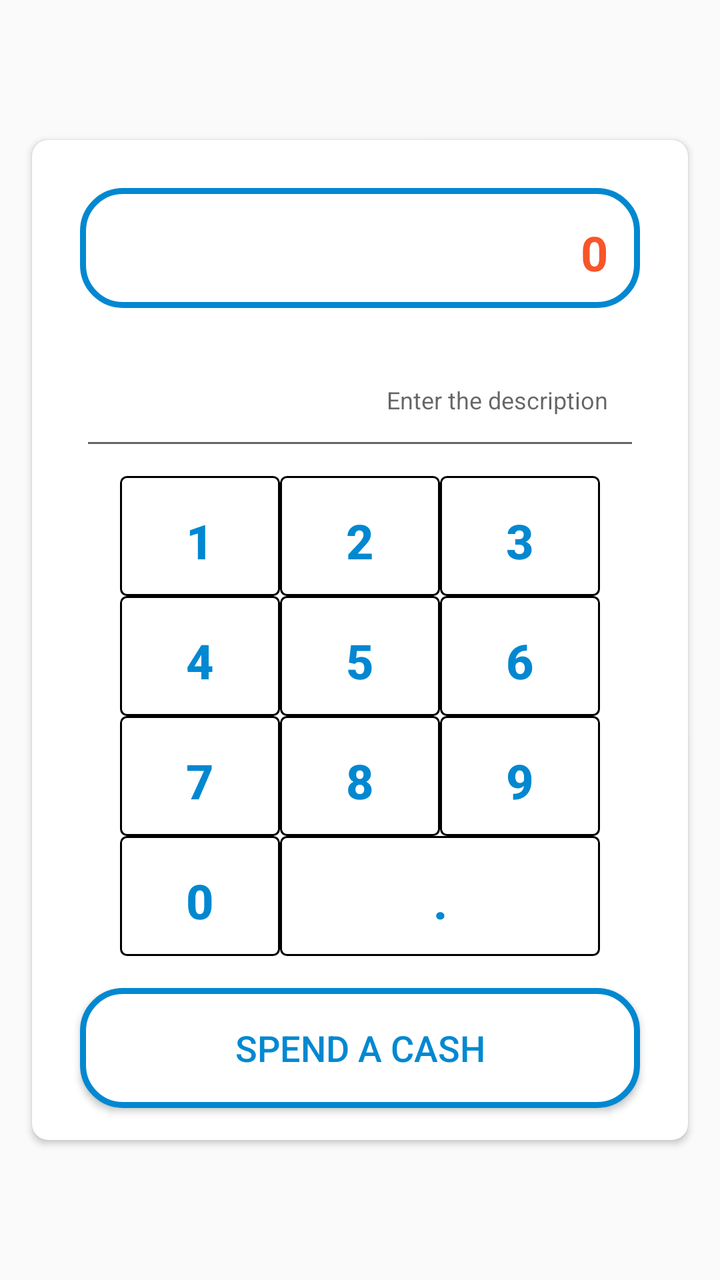
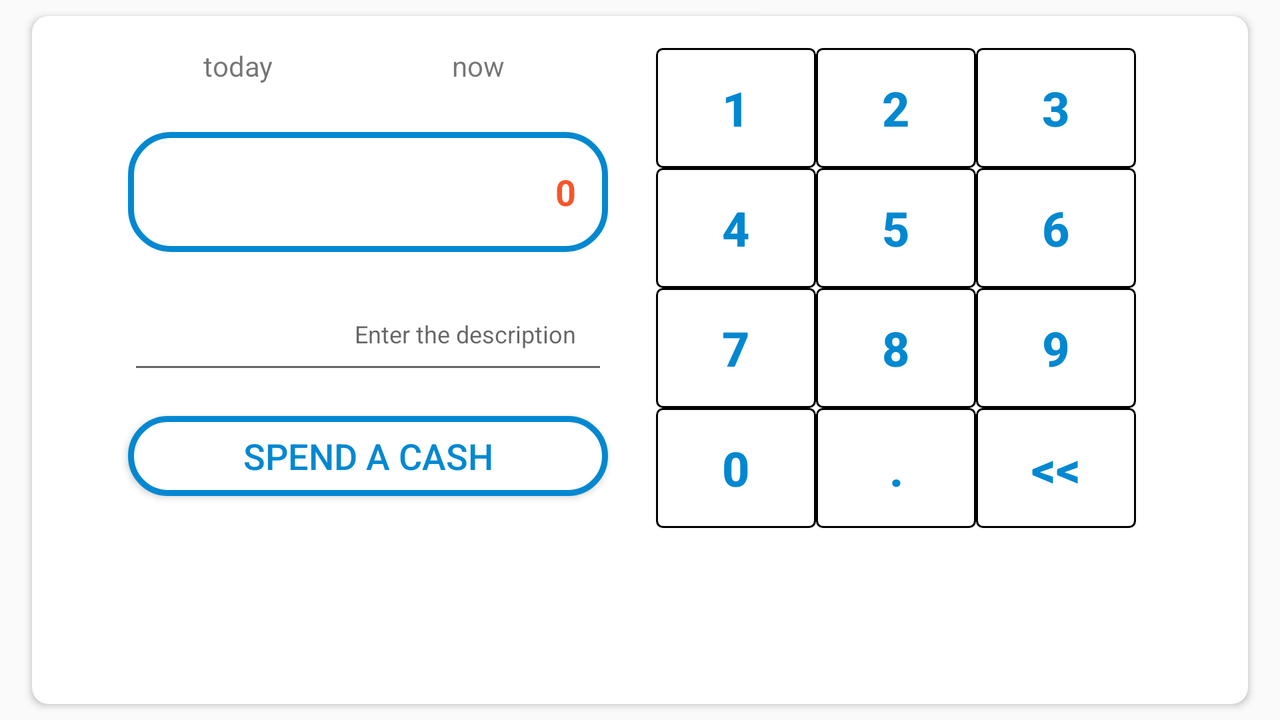

First picture: res/layout/ on a phone held upright. Second picture: the repository's own variant of that layout, on a device whose configuration matches the variant's folder. Source for both follows.
<!-- AndroidManifest.xml: application theme AppTheme -->
<!-- res/layout/fragment_spend.xml -->
<FrameLayout xmlns:android="http://schemas.android.com/apk/res/android"
    xmlns:tools="http://schemas.android.com/tools"
    android:layout_width="match_parent"
    android:layout_height="match_parent"
    tools:context="org.itstep.android5.vetroumova.newbeginning.sixjars.ui.fragments.SpendFragment">

    <android.support.v7.widget.CardView xmlns:app="http://schemas.android.com/apk/res-auto"
        android:id="@+id/itemFragmentCardJars"
        style="@style/AppTheme.Card.Margins"
        android:layout_width="match_parent"
        android:layout_height="wrap_content"
        android:layout_gravity="center"
        android:shadowColor="@color/cardview_dark_background"
        app:cardCornerRadius="@dimen/margin_normal">

        <RelativeLayout
            android:layout_width="match_parent"
            android:layout_height="match_parent"
            android:gravity="center"
            android:padding="@dimen/margin_normal">

            <TextView
                android:id="@+id/spendCashInputText"
                android:layout_width="match_parent"
                android:layout_height="60dp"
                android:layout_alignParentTop="true"
                android:layout_margin="@dimen/margin_large"
                android:background="@drawable/jar_widget_bg"
                android:focusable="false"
                android:gravity="right|center_vertical"
                android:padding="@dimen/margin_large"
                android:text="@string/text_0"
                android:textColor="@color/colorAccent"
                android:textSize="@dimen/item_title_dimension"
                android:textStyle="bold" />

            <EditText
                android:id="@+id/spendCashDescriptionText"
                android:layout_width="match_parent"
                android:layout_height="60dp"
                android:layout_below="@+id/spendCashInputText"
                android:layout_marginLeft="@dimen/margin_large"
                android:layout_marginRight="@dimen/margin_large"
                android:gravity="right|center_vertical"
                android:hint="@string/enter_the_description"
                android:padding="@dimen/margin_large"
                android:textSize="@dimen/item_description_dimension" />

            <GridLayout
                android:id="@+id/percentageSettingsGrid"
                android:layout_width="wrap_content"
                android:layout_height="wrap_content"
                android:layout_below="@+id/spendCashDescriptionText"
                android:layout_centerInParent="true"
                android:columnCount="3"
                android:padding="@dimen/margin_normal"
                android:rowCount="4">

                <Button
                    android:id="@+id/spend1Button"
                    android:layout_width="80dp"
                    android:layout_height="60dp"
                    android:layout_margin="@dimen/margin_small"
                    android:background="@drawable/button_selector"
                    android:gravity="center"
                    android:padding="@dimen/margin_large"
                    android:text="@string/text_1"
                    android:textColor="@color/colorPrimaryDark"
                    android:textSize="@dimen/item_title_dimension"
                    android:textStyle="bold" />

                <Button
                    android:id="@+id/spend2Button"
                    android:layout_width="80dp"
                    android:layout_height="60dp"
                    android:layout_margin="@dimen/margin_small"
                    android:background="@drawable/button_selector"
                    android:gravity="center"
                    android:padding="@dimen/margin_large"
                    android:text="@string/text_2"
                    android:textColor="@color/colorPrimaryDark"
                    android:textSize="@dimen/item_title_dimension"
                    android:textStyle="bold" />

                <Button
                    android:id="@+id/spend3Button"
                    android:layout_width="80dp"
                    android:layout_height="60dp"
                    android:layout_margin="@dimen/margin_small"
                    android:background="@drawable/button_selector"
                    android:gravity="center"
                    android:padding="@dimen/margin_large"
                    android:text="@string/text_3"
                    android:textColor="@color/colorPrimaryDark"
                    android:textSize="@dimen/item_title_dimension"
                    android:textStyle="bold" />

                <Button
                    android:id="@+id/spend4Button"
                    android:layout_width="80dp"
                    android:layout_height="60dp"
                    android:layout_margin="@dimen/margin_small"
                    android:background="@drawable/button_selector"
                    android:gravity="center"
                    android:padding="@dimen/margin_large"
                    android:text="@string/text_4"
                    android:textColor="@color/colorPrimaryDark"
                    android:textSize="@dimen/item_title_dimension"
                    android:textStyle="bold" />

                <Button
                    android:id="@+id/spend5Button"
                    android:layout_width="80dp"
                    android:layout_height="60dp"
                    android:layout_margin="@dimen/margin_small"
                    android:background="@drawable/button_selector"
                    android:gravity="center"
                    android:padding="@dimen/margin_large"
                    android:text="@string/text_5"
                    android:textColor="@color/colorPrimaryDark"
                    android:textSize="@dimen/item_title_dimension"
                    android:textStyle="bold" />

                <Button
                    android:id="@+id/spend6Button"
                    android:layout_width="80dp"
                    android:layout_height="60dp"
                    android:layout_margin="@dimen/margin_small"
                    android:background="@drawable/button_selector"
                    android:gravity="center"
                    android:padding="@dimen/margin_large"
                    android:text="@string/text_6"
                    android:textColor="@color/colorPrimaryDark"
                    android:textSize="@dimen/item_title_dimension"
                    android:textStyle="bold" />

                <Button
                    android:id="@+id/spend7Button"
                    android:layout_width="80dp"
                    android:layout_height="60dp"
                    android:layout_margin="@dimen/margin_small"
                    android:background="@drawable/button_selector"
                    android:gravity="center"
                    android:padding="@dimen/margin_large"
                    android:text="@string/text_7"
                    android:textColor="@color/colorPrimaryDark"
                    android:textSize="@dimen/item_title_dimension"
                    android:textStyle="bold" />

                <Button
                    android:id="@+id/spend8Button"
                    android:layout_width="80dp"
                    android:layout_height="60dp"
                    android:layout_margin="@dimen/margin_small"
                    android:background="@drawable/button_selector"
                    android:gravity="center"
                    android:padding="@dimen/margin_large"
                    android:text="@string/text_8"
                    android:textColor="@color/colorPrimaryDark"
                    android:textSize="@dimen/item_title_dimension"
                    android:textStyle="bold" />

                <Button
                    android:id="@+id/spend9Button"
                    android:layout_width="80dp"
                    android:layout_height="60dp"
                    android:layout_margin="@dimen/margin_small"
                    android:background="@drawable/button_selector"
                    android:gravity="center"
                    android:padding="@dimen/margin_large"
                    android:text="@string/text_9"
                    android:textColor="@color/colorPrimaryDark"
                    android:textSize="@dimen/item_title_dimension"
                    android:textStyle="bold" />

                <Button
                    android:id="@+id/spend0Button"
                    android:layout_width="80dp"
                    android:layout_height="60dp"
                    android:layout_margin="@dimen/margin_small"
                    android:background="@drawable/button_selector"
                    android:gravity="center"
                    android:padding="@dimen/margin_large"
                    android:text="@string/text_0"
                    android:textColor="@color/colorPrimaryDark"
                    android:textSize="@dimen/item_title_dimension"
                    android:textStyle="bold" />

                <Button
                    android:id="@+id/spendDecimalButton"
                    android:layout_width="160dp"
                    android:layout_height="60dp"
                    android:layout_columnSpan="2"
                    android:layout_margin="@dimen/margin_small"
                    android:background="@drawable/button_selector"
                    android:gravity="center"
                    android:padding="@dimen/margin_large"
                    android:text="@string/text_point"
                    android:textColor="@color/colorPrimaryDark"
                    android:textSize="@dimen/item_title_dimension"
                    android:textStyle="bold" />
            </GridLayout>

            <Button
                android:id="@+id/spendSaveButton"
                android:layout_width="match_parent"
                android:layout_height="60dp"
                android:layout_below="@+id/percentageSettingsGrid"
                android:layout_gravity="center"
                android:layout_marginBottom="@dimen/margin_normal"
                android:layout_marginLeft="@dimen/margin_large"
                android:layout_marginRight="@dimen/margin_large"
                android:layout_marginTop="@dimen/margin_normal"
                android:background="@drawable/jar_widget_bg"
                android:maxWidth="72dp"
                android:shadowColor="@color/cardview_dark_background"
                android:text="@string/spend_a_cash_text"
                android:textColor="@color/colorBottle"
                android:textSize="@dimen/item_name_dimension" />

        </RelativeLayout>
    </android.support.v7.widget.CardView>

</FrameLayout>
<!-- resources referenced by this layout -->
<resources>
  <color name="colorAccent">#f75629</color>
  <color name="colorBottle">@color/colorPrimaryDark</color>
  <color name="colorPrimaryDark">#0288D1</color>
  <dimen name="item_description_dimension">12sp</dimen>
  <dimen name="item_name_dimension">18sp</dimen>
  <dimen name="item_title_dimension">24sp</dimen>
  <dimen name="margin_large">16dp</dimen>
  <dimen name="margin_normal">8dp</dimen>
  <dimen name="margin_small">0dp</dimen>
  <!-- drawable button_selector (drawable) -->
  <?xml version="1.0" encoding="utf-8"?>
  <selector xmlns:android="http://schemas.android.com/apk/res/android" android:exitFadeDuration="@android:integer/config_mediumAnimTime">
      <item android:drawable="@drawable/button_pressed" android:state_pressed="true" /> 
      <item android:drawable="@drawable/button_normal" /> 
  </selector>
  <string name="enter_the_description">Enter the description</string>
  <string name="spend_a_cash_text">Spend a cash</string>
  <string name="text_0" translatable="false">0</string>
  <string name="text_1" translatable="false">1</string>
  <string name="text_2" translatable="false">2</string>
  <string name="text_3" translatable="false">3</string>
  <string name="text_4" translatable="false">4</string>
  <string name="text_5" translatable="false">5</string>
  <string name="text_6" translatable="false">6</string>
  <string name="text_7" translatable="false">7</string>
  <string name="text_8" translatable="false">8</string>
  <string name="text_9" translatable="false">9</string>
  <string name="text_point" translatable="false">.</string>
  <style name="AppTheme.Card.Margins" parent="CardView">
          <item name="android:layout_marginTop">@dimen/margin_normal</item>
          <item name="android:layout_marginBottom">@dimen/margin_normal</item>
          <item name="android:layout_marginLeft">@dimen/margin_large</item>
          <item name="android:layout_marginRight">@dimen/margin_large</item>
          <item name="android:clickable">true</item>
          <item name="android:focusable">true</item>
          <item name="android:foreground">?android:attr/selectableItemBackground</item>
          <item name="cardCornerRadius">@dimen/margin_small</item>
          <item name="cardPreventCornerOverlap">false</item>
          <item name="cardBackgroundColor">@android:color/white</item>
      </style>
  <style name="AppTheme" parent="Theme.AppCompat.Light.DarkActionBar">
          
          <item name="colorPrimary">@color/colorPrimary</item>
          <item name="colorPrimaryDark">@color/colorPrimaryDark</item>
          <item name="colorAccent">@color/colorAccent</item>
      </style>
  <dimen name="widget_cell_shadow">100dp</dimen>
  <color name="colorShadowBG">#e0000000</color>
  <dimen name="corners_shadow_dim">25dp</dimen>
  <dimen name="widget_cell">40dp</dimen>
  <color name="colorWhiteBG">#ffffffff</color>
  <dimen name="stroke_widget_bg">3dp</dimen>
  <dimen name="corners_bg_dim">20dp</dimen>
  <color name="colorPrimary">#03A9F4</color>
  <dimen name="button_width">80dp</dimen>
  <dimen name="button_height">60dp</dimen>
  <color name="colorTranspBG">#55ffffff</color>
  <dimen name="corners_button">3dp</dimen>
  <dimen name="stroke_button_bg">1dp</dimen>
</resources>
<!-- res/layout-land/fragment_spend.xml (the repository's variant of the layout above) -->
<!-- drawn on the phone turned sideways -->
<?xml version="1.0" encoding="utf-8"?>
<FrameLayout xmlns:android="http://schemas.android.com/apk/res/android"
    xmlns:tools="http://schemas.android.com/tools"
    android:layout_width="match_parent"
    android:layout_height="match_parent"
    tools:context="org.itstep.android5.vetroumova.newbeginning.sixjars.ui.fragments.SpendFragment">

    <android.support.v7.widget.CardView xmlns:app="http://schemas.android.com/apk/res-auto"
        android:id="@+id/itemFragmentCardJars"
        style="@style/AppTheme.Card.Margins"
        android:layout_width="match_parent"
        android:layout_height="wrap_content"
        android:layout_gravity="center"
        android:shadowColor="@color/cardview_dark_background"
        app:cardCornerRadius="@dimen/margin_normal">

        <RelativeLayout
            android:layout_width="match_parent"
            android:layout_height="match_parent"
            android:gravity="center"
            android:padding="@dimen/margin_small">

            <TextView
                android:id="@+id/dateTextView"
                android:layout_width="110dp"
                android:layout_height="50dp"
                android:layout_alignLeft="@+id/spendCashInputText"
                android:layout_alignParentTop="true"
                android:clickable="true"
                android:gravity="center"
                android:text="today" />

            <TextView
                android:id="@+id/timeTextView"
                android:layout_width="110dp"
                android:layout_height="50dp"
                android:layout_alignRight="@+id/spendCashInputText"
                android:layout_toRightOf="@+id/dateTextView"
                android:clickable="true"
                android:gravity="center"
                android:text="now" />

            <TextView
                android:id="@+id/spendCashInputText"
                android:layout_width="240dp"
                android:layout_height="60dp"
                android:layout_below="@+id/dateTextView"
                android:layout_margin="@dimen/margin_normal"
                android:background="@drawable/jar_widget_bg"
                android:focusable="false"
                android:gravity="right|center_vertical"
                android:paddingRight="@dimen/margin_large"
                android:text="@string/text_0"
                android:textColor="@color/colorAccent"
                android:textSize="@dimen/item_name_dimension"
                android:textStyle="bold" />

            <EditText
                android:id="@+id/spendCashDescriptionText"
                android:layout_width="240dp"
                android:layout_height="50dp"
                android:layout_below="@+id/spendCashInputText"
                android:layout_margin="@dimen/margin_normal"
                android:gravity="right|center_vertical"
                android:hint="@string/enter_the_description"
                android:padding="@dimen/margin_large"
                android:textSize="@dimen/item_description_dimension" />

            <GridLayout
                android:id="@+id/percentageSettingsGrid"
                android:layout_width="wrap_content"
                android:layout_height="match_parent"
                android:layout_centerInParent="true"
                android:layout_margin="@dimen/margin_normal"
                android:layout_toRightOf="@+id/spendCashDescriptionText"
                android:columnCount="3"
                android:padding="@dimen/margin_normal"
                android:rowCount="4">

                <Button
                    android:id="@+id/spend1Button"
                    android:layout_width="80dp"
                    android:layout_height="60dp"
                    android:layout_margin="@dimen/margin_small"
                    android:background="@drawable/button_selector"
                    android:gravity="center"
                    android:padding="@dimen/margin_normal"
                    android:text="@string/text_1"
                    android:textColor="@color/colorPrimaryDark"
                    android:textSize="@dimen/item_title_dimension"
                    android:textStyle="bold" />

                <Button
                    android:id="@+id/spend2Button"
                    android:layout_width="80dp"
                    android:layout_height="60dp"
                    android:layout_margin="@dimen/margin_small"
                    android:background="@drawable/button_selector"
                    android:gravity="center"
                    android:padding="@dimen/margin_normal"
                    android:text="@string/text_2"
                    android:textColor="@color/colorPrimaryDark"
                    android:textSize="@dimen/item_title_dimension"
                    android:textStyle="bold" />

                <Button
                    android:id="@+id/spend3Button"
                    android:layout_width="80dp"
                    android:layout_height="60dp"
                    android:layout_margin="@dimen/margin_small"
                    android:background="@drawable/button_selector"
                    android:gravity="center"
                    android:padding="@dimen/margin_normal"
                    android:text="@string/text_3"
                    android:textColor="@color/colorPrimaryDark"
                    android:textSize="@dimen/item_title_dimension"
                    android:textStyle="bold" />

                <Button
                    android:id="@+id/spend4Button"
                    android:layout_width="80dp"
                    android:layout_height="60dp"
                    android:layout_margin="@dimen/margin_small"
                    android:background="@drawable/button_selector"
                    android:gravity="center"
                    android:padding="@dimen/margin_normal"
                    android:text="@string/text_4"
                    android:textColor="@color/colorPrimaryDark"
                    android:textSize="@dimen/item_title_dimension"
                    android:textStyle="bold" />

                <Button
                    android:id="@+id/spend5Button"
                    android:layout_width="80dp"
                    android:layout_height="60dp"
                    android:layout_margin="@dimen/margin_small"
                    android:background="@drawable/button_selector"
                    android:gravity="center"
                    android:padding="@dimen/margin_normal"
                    android:text="@string/text_5"
                    android:textColor="@color/colorPrimaryDark"
                    android:textSize="@dimen/item_title_dimension"
                    android:textStyle="bold" />

                <Button
                    android:id="@+id/spend6Button"
                    android:layout_width="80dp"
                    android:layout_height="60dp"
                    android:layout_margin="@dimen/margin_small"
                    android:background="@drawable/button_selector"
                    android:gravity="center"
                    android:padding="@dimen/margin_normal"
                    android:text="@string/text_6"
                    android:textColor="@color/colorPrimaryDark"
                    android:textSize="@dimen/item_title_dimension"
                    android:textStyle="bold" />

                <Button
                    android:id="@+id/spend7Button"
                    android:layout_width="80dp"
                    android:layout_height="60dp"
                    android:layout_margin="@dimen/margin_small"
                    android:background="@drawable/button_selector"
                    android:gravity="center"
                    android:padding="@dimen/margin_normal"
                    android:text="@string/text_7"
                    android:textColor="@color/colorPrimaryDark"
                    android:textSize="@dimen/item_title_dimension"
                    android:textStyle="bold" />

                <Button
                    android:id="@+id/spend8Button"
                    android:layout_width="80dp"
                    android:layout_height="60dp"
                    android:layout_margin="@dimen/margin_small"
                    android:background="@drawable/button_selector"
                    android:gravity="center"
                    android:padding="@dimen/margin_normal"
                    android:text="@string/text_8"
                    android:textColor="@color/colorPrimaryDark"
                    android:textSize="@dimen/item_title_dimension"
                    android:textStyle="bold" />

                <Button
                    android:id="@+id/spend9Button"
                    android:layout_width="80dp"
                    android:layout_height="60dp"
                    android:layout_margin="@dimen/margin_small"
                    android:background="@drawable/button_selector"
                    android:gravity="center"
                    android:padding="@dimen/margin_normal"
                    android:text="@string/text_9"
                    android:textColor="@color/colorPrimaryDark"
                    android:textSize="@dimen/item_title_dimension"
                    android:textStyle="bold" />

                <Button
                    android:id="@+id/spend0Button"
                    android:layout_width="80dp"
                    android:layout_height="60dp"
                    android:layout_margin="@dimen/margin_small"
                    android:background="@drawable/button_selector"
                    android:gravity="center"
                    android:padding="@dimen/margin_normal"
                    android:text="@string/text_0"
                    android:textColor="@color/colorPrimaryDark"
                    android:textSize="@dimen/item_title_dimension"
                    android:textStyle="bold" />

                <Button
                    android:id="@+id/spendDecimalButton"
                    android:layout_width="80dp"
                    android:layout_height="60dp"
                    android:layout_margin="@dimen/margin_small"
                    android:background="@drawable/button_selector"
                    android:gravity="center"
                    android:padding="@dimen/margin_normal"
                    android:text="@string/text_point"
                    android:textColor="@color/colorPrimaryDark"
                    android:textSize="@dimen/item_title_dimension"
                    android:textStyle="bold" />

                <Button
                    android:id="@+id/spendBackButton"
                    android:layout_width="80dp"
                    android:layout_height="60dp"
                    android:layout_margin="@dimen/margin_small"
                    android:background="@drawable/button_selector"
                    android:gravity="center"
                    android:padding="@dimen/margin_normal"
                    android:text="@string/backspace_text"
                    android:textColor="@color/colorPrimaryDark"
                    android:textSize="@dimen/item_title_dimension"
                    android:textStyle="bold" />
            </GridLayout>

            <Button
                android:id="@+id/spendSaveButton"
                android:layout_width="240dp"
                android:layout_height="40dp"
                android:layout_below="@+id/spendCashDescriptionText"
                android:layout_gravity="center"
                android:layout_margin="@dimen/margin_normal"
                android:background="@drawable/jar_widget_bg"
                android:maxWidth="72dp"
                android:shadowColor="@color/cardview_dark_background"
                android:text="@string/spend_a_cash_text"
                android:textColor="@color/colorBottle"
                android:textSize="@dimen/item_name_dimension" />

        </RelativeLayout>
    </android.support.v7.widget.CardView>

</FrameLayout>
<!-- resources referenced by the variant -->
<!-- as the phone turned sideways resolves them -->
<resources>
  <color name="colorAccent">#f75629</color>
  <color name="colorBottle">@color/colorPrimaryDark</color>
  <color name="colorPrimaryDark">#0288D1</color>
  <dimen name="item_description_dimension">12sp</dimen>
  <dimen name="item_name_dimension">18sp</dimen>
  <dimen name="item_title_dimension">24sp</dimen>
  <dimen name="margin_large">16dp</dimen>
  <dimen name="margin_normal">8dp</dimen>
  <dimen name="margin_small">0dp</dimen>
  <!-- drawable button_selector (drawable) -->
  <?xml version="1.0" encoding="utf-8"?>
  <selector xmlns:android="http://schemas.android.com/apk/res/android" android:exitFadeDuration="@android:integer/config_mediumAnimTime">
      <item android:drawable="@drawable/button_pressed" android:state_pressed="true" /> 
      <item android:drawable="@drawable/button_normal" /> 
  </selector>
  <string name="backspace_text" translatable="false">&lt;&lt;</string>
  <string name="enter_the_description">Enter the description</string>
  <string name="spend_a_cash_text">Spend a cash</string>
  <string name="text_0" translatable="false">0</string>
  <string name="text_1" translatable="false">1</string>
  <string name="text_2" translatable="false">2</string>
  <string name="text_3" translatable="false">3</string>
  <string name="text_4" translatable="false">4</string>
  <string name="text_5" translatable="false">5</string>
  <string name="text_6" translatable="false">6</string>
  <string name="text_7" translatable="false">7</string>
  <string name="text_8" translatable="false">8</string>
  <string name="text_9" translatable="false">9</string>
  <string name="text_point" translatable="false">.</string>
  <style name="AppTheme.Card.Margins" parent="CardView">
          <item name="android:layout_marginTop">@dimen/margin_normal</item>
          <item name="android:layout_marginBottom">@dimen/margin_normal</item>
          <item name="android:layout_marginLeft">@dimen/margin_large</item>
          <item name="android:layout_marginRight">@dimen/margin_large</item>
          <item name="android:clickable">true</item>
          <item name="android:focusable">true</item>
          <item name="android:foreground">?android:attr/selectableItemBackground</item>
          <item name="cardCornerRadius">@dimen/margin_small</item>
          <item name="cardPreventCornerOverlap">false</item>
          <item name="cardBackgroundColor">@android:color/white</item>
      </style>
  <style name="AppTheme" parent="Theme.AppCompat.Light.DarkActionBar">
          
          <item name="colorPrimary">@color/colorPrimary</item>
          <item name="colorPrimaryDark">@color/colorPrimaryDark</item>
          <item name="colorAccent">@color/colorAccent</item>
      </style>
  <dimen name="widget_cell_shadow">100dp</dimen>
  <color name="colorShadowBG">#e0000000</color>
  <dimen name="corners_shadow_dim">25dp</dimen>
  <dimen name="widget_cell">40dp</dimen>
  <color name="colorWhiteBG">#ffffffff</color>
  <dimen name="stroke_widget_bg">3dp</dimen>
  <dimen name="corners_bg_dim">20dp</dimen>
  <color name="colorPrimary">#03A9F4</color>
  <dimen name="button_width">80dp</dimen>
  <dimen name="button_height">60dp</dimen>
  <color name="colorTranspBG">#55ffffff</color>
  <dimen name="corners_button">3dp</dimen>
  <dimen name="stroke_button_bg">1dp</dimen>
</resources>
